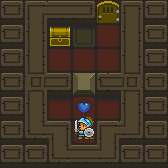

Tiled map render using the project's own tile images. Description and the whole map definition, tile-layer contents included, below:
An orthogonal 7x7 tile map with 24x24 px tiles, 3 tile layers (terrain, shadows, objects), 3 tilesets.

<map version="1.0" tiledversion="2017.07.11" orientation="orthogonal" renderorder="right-down" width="7" height="7" tilewidth="24" tileheight="24" nextobjectid="1">
 <tileset firstgid="1" source="oryx_world2.tsx" />
 <tileset firstgid="3571" source="oryx_creatures.tsx" />
 <tileset firstgid="4057" source="oryx_items.tsx" />
 <layer name="terrain" width="7" height="7">
  <data encoding="csv">
348,355,350,351,344,352,348,
348,353,344,345,344,353,348,
348,353,344,344,344,353,348,
348,362,351,344,349,361,348,
348,353,344,344,344,353,348,
348,357,356,344,355,358,348,
348,348,357,350,358,348,348
</data>
 </layer>
 <layer name="shadows" width="7" height="7">
  <data encoding="csv">
0,0,0,0,0,0,0,
0,0,374,374,0,0,0,
0,0,0,0,0,0,0,
0,0,0,0,0,0,0,
0,0,374,0,374,0,0,
0,0,0,0,0,0,0,
0,0,0,0,0,0,0
</data>
 </layer>
 <layer name="objects" width="7" height="7">
  <data encoding="csv">
0,0,0,0,709,0,0,
0,0,889,0,0,0,0,
0,0,0,0,0,0,0,
0,0,0,171,0,0,0,
0,0,0,4206,0,0,0,
0,0,0,3571,0,0,0,
0,0,0,0,0,0,0
</data>
 </layer>
</map>
